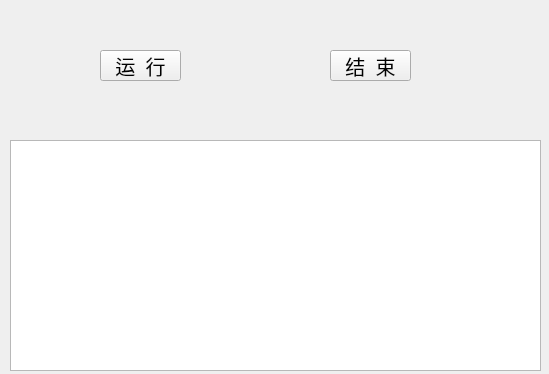
<?xml version="1.0" encoding="UTF-8"?>
<ui version="4.0">
 <class>Form</class>
 <widget class="QWidget" name="Form">
  <property name="geometry">
   <rect>
    <x>0</x>
    <y>0</y>
    <width>549</width>
    <height>374</height>
   </rect>
  </property>
  <property name="windowTitle">
   <string>Form</string>
  </property>
  <widget class="QPushButton" name="pushButton">
   <property name="geometry">
    <rect>
     <x>100</x>
     <y>50</y>
     <width>81</width>
     <height>31</height>
    </rect>
   </property>
   <property name="font">
    <font>
     <family>华文楷体</family>
     <pointsize>15</pointsize>
    </font>
   </property>
   <property name="text">
    <string>运  行</string>
   </property>
  </widget>
  <widget class="QPushButton" name="pushButton_2">
   <property name="geometry">
    <rect>
     <x>330</x>
     <y>50</y>
     <width>81</width>
     <height>31</height>
    </rect>
   </property>
   <property name="font">
    <font>
     <family>华文楷体</family>
     <pointsize>15</pointsize>
    </font>
   </property>
   <property name="text">
    <string>结  束</string>
   </property>
  </widget>
  <widget class="QTextBrowser" name="textBrowser">
   <property name="geometry">
    <rect>
     <x>10</x>
     <y>140</y>
     <width>531</width>
     <height>231</height>
    </rect>
   </property>
  </widget>
 </widget>
 <resources/>
 <connections/>
</ui>
